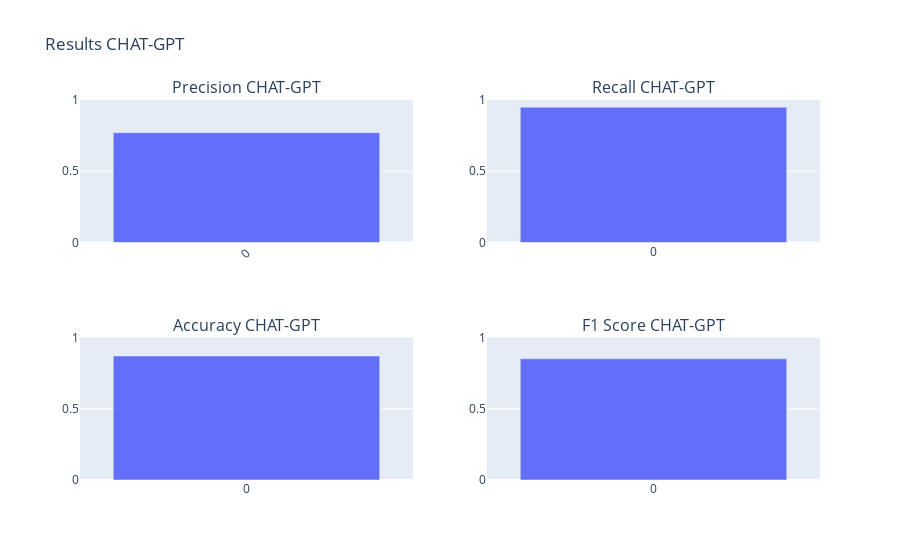

Notebook code cell kept with this figure:
### Markdown cell above
### Random Sample v2

### Code cell
folder = "data/results/chat_gpt/new_random_sample"
files = get_json_files(folder)


results_cg = calculate_results(files, folder, model_name="CHAT-GPT")
create_chart(results_cg)

### Figure 1 — Plotly figure (JSON) as saved in the notebook; plotly's stock layout.template omitted (floating-point values rounded to 4 significant figures)
{"data": [{"alignmentgroup": "True", "hovertemplate": "Index=%{x}<br>Accuracy=%{y}<extra></extra>", "legendgroup": "", "marker": {"color": "#636efa", "pattern": {"shape": ""}}, "name": "", "offsetgroup": "", "orientation": "v", "showlegend": false, "textposition": "auto", "type": "bar", "x": ["0"], "xaxis": "x3", "y": [0.87], "yaxis": "y3"}, {"alignmentgroup": "True", "hovertemplate": "Index=%{x}<br>Precision=%{y}<extra></extra>", "legendgroup": "", "marker": {"color": "#636efa", "pattern": {"shape": ""}}, "name": "", "offsetgroup": "", "orientation": "v", "showlegend": false, "textposition": "auto", "type": "bar", "x": ["0"], "xaxis": "x", "y": [0.7708], "yaxis": "y"}, {"alignmentgroup": "True", "hovertemplate": "Index=%{x}<br>Recall=%{y}<extra></extra>", "legendgroup": "", "marker": {"color": "#636efa", "pattern": {"shape": ""}}, "name": "", "offsetgroup": "", "orientation": "v", "showlegend": false, "textposition": "auto", "type": "bar", "x": ["0"], "xaxis": "x2", "y": [0.9487], "yaxis": "y2"}, {"alignmentgroup": "True", "hovertemplate": "Index=%{x}<br>F1 Score=%{y}<extra></extra>", "legendgroup": "", "marker": {"color": "#636efa", "pattern": {"shape": ""}}, "name": "", "offsetgroup": "", "orientation": "v", "showlegend": false, "textposition": "auto", "type": "bar", "x": ["0"], "xaxis": "x4", "y": [0.8506], "yaxis": "y4"}], "layout": {"annotations": [{"font": {"size": 16}, "showarrow": false, "text": "Precision CHAT-GPT", "x": 0.225, "xanchor": "center", "xref": "paper", "y": 1, "yanchor": "bottom", "yref": "paper"}, {"font": {"size": 16}, "showarrow": false, "text": "Recall CHAT-GPT", "x": 0.775, "xanchor": "center", "xref": "paper", "y": 1, "yanchor": "bottom", "yref": "paper"}, {"font": {"size": 16}, "showarrow": false, "text": "Accuracy CHAT-GPT", "x": 0.225, "xanchor": "center", "xref": "paper", "y": 0.375, "yanchor": "bottom", "yref": "paper"}, {"font": {"size": 16}, "showarrow": false, "text": "F1 Score CHAT-GPT", "x": 0.775, "xanchor": "center", "xref": "paper", "y": 0.375, "yanchor": "bottom", "yref": "paper"}], "title": {"text": "Results CHAT-GPT"}, "xaxis": {"anchor": "y", "domain": [0, 0.45], "tickangle": -45}, "xaxis2": {"anchor": "y2", "domain": [0.55, 1]}, "xaxis3": {"anchor": "y3", "domain": [0, 0.45]}, "xaxis4": {"anchor": "y4", "domain": [0.55, 1]}, "yaxis": {"anchor": "x", "domain": [0.625, 1], "range": [0, 1]}, "yaxis2": {"anchor": "x2", "domain": [0.625, 1], "range": [0, 1]}, "yaxis3": {"anchor": "x3", "domain": [0, 0.375], "range": [0, 1]}, "yaxis4": {"anchor": "x4", "domain": [0, 0.375], "range": [0, 1]}}}
